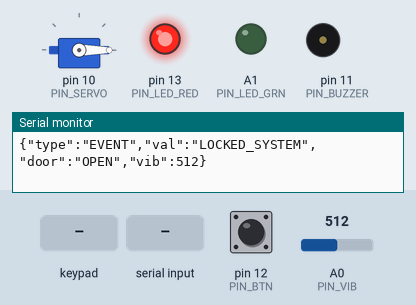
The sketch below on a simulated Arduino Uno, built with avr-gcc and run on an emulated ATmega328P. Parts: servo, output pins drawn as LEDs (lit = HIGH), buzzer (waves = sounding), the last lines printed to the serial monitor. Inputs (shaded band) come from the test bench; at power-on: A0 (PIN_VIB) = 512, pin 12 (PIN_BTN) HIGH.

Above: at 1.3 s.
1.4 s: A0 (PIN_VIB) set to 890
4.4 s: A0 (PIN_VIB) set to 909
At 5.65 s:
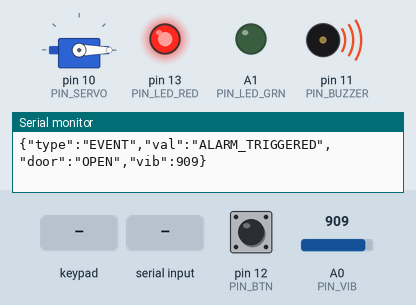
7.4 s: keypad keys 1 2 3 4 # pressed 0.4 s apart
At 9.16 s:
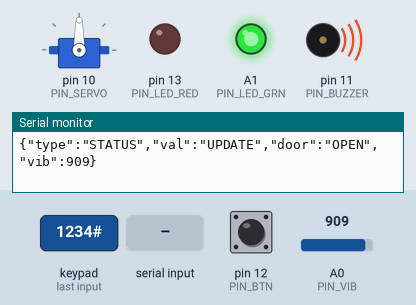
13.9 s: key '#' pressed
16.9 s: "UNLOCK\n" received over Serial
Timing chart, 0 to 20.9 s (numbered marks = the images above; inputs shaded):
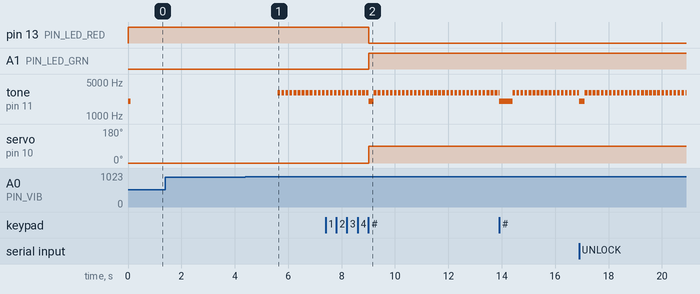

Measured:
- the behaviour switches between 900 and 901 on A0 (PIN_VIB) (found by bisection; images 0 and 1)
- after the input at 4.4 s, tone on pin 11 (PIN_BUZZER): alternates 3000 Hz for 0.10 s and silent for 0.05 s, starting after 1.2 s
- after the input at 7.4 s, pin 13 (PIN_LED_RED): HIGH → LOW after 1.6 s; A1 (PIN_LED_GRN): LOW → HIGH after 1.6 s; servo on pin 10 (PIN_SERVO): 0° → 90° after 1.6 s

The sketch:

sketch.ino
```cpp
#include <Keypad.h>
#include <Servo.h>
#include <ArduinoJson.h>

// --- PINS ---
const int PIN_SERVO = 10;
const int PIN_BUZZER = 11;
const int PIN_BTN = 12;
const int PIN_LED_RED = 13;
const int PIN_LED_GRN = A1;
const int PIN_VIB = A0;

// --- KEYPAD SETUP ---
const byte ROWS = 4;
const byte COLS = 4;
char keys[ROWS][COLS] = {
  {'1','2','3','A'},
  {'4','5','6','B'},
  {'7','8','9','C'},
  {'*','0','#','D'}
};
byte rowPins[ROWS] = {9, 8, 7, 6};
byte colPins[COLS] = {5, 4, 3, 2};
Keypad keypad = Keypad(makeKeymap(keys), rowPins, colPins, ROWS, COLS);

Servo myservo;
String inputCode = "";
const String MASTER_CODE = "1234";
const String ALARM_RESET_CODE = "A";

bool isLocked = true;
bool alarmActive = false;

// --- VARIABLES ---
int strikeCount = 0;
unsigned long lastStrikeTime = 0;
unsigned long lastUpdate = 0;
unsigned long lastAlarmBeep = 0;
int lastDoorState = -1;

// TUNING PARAMETERS
const int VIB_THRESHOLD = 900;
const int COOLDOWN_MS = 300;
const int RESET_WINDOW_MS = 10000;
const int ALARM_TRIGGER_COUNT = 5;

void setup() {
  Serial.begin(9600);
  myservo.attach(PIN_SERVO);
  pinMode(PIN_BUZZER, OUTPUT);
  pinMode(PIN_BTN, INPUT_PULLUP);
  pinMode(PIN_LED_RED, OUTPUT);
  pinMode(PIN_LED_GRN, OUTPUT);

  lastDoorState = digitalRead(PIN_BTN);
  lockDoor("SYSTEM");
}

void loop() {
  // 1. KEYPAD
  char key = keypad.getKey();
  if (key) {
    if (!alarmActive) beep(50);
    if (key == '#') { checkCode(); inputCode = ""; }
    else if (key == '*') { inputCode = ""; beep(200); }
    else { inputCode += key; }
  }

  // 2. SENSORS
  checkSuspiciousVibration();
  checkDoorStatus();

  // 3. ALARM
  if (alarmActive) playWarningSound();

  // 4. REMOTE COMMANDS
  if (Serial.available()) {
    String cmd = Serial.readStringUntil('\n');
    cmd.trim();
    if (cmd == "UNLOCK") unlockDoor("REMOTE");
    if (cmd == "LOCK") lockDoor("REMOTE");
    // NEW: Handle Clear Alarm Command
    if (cmd == "CLEAR_ALARM") clearAlarm("REMOTE");
  }

  // 5. HEARTBEAT
  if (millis() - lastUpdate > 3000) {
    sendJSON("STATUS", "UPDATE");
    lastUpdate = millis();
  }
}

// --- NEW FUNCTION: CLEAR ALARM ---
void clearAlarm(String source) {
  if (alarmActive) {
    alarmActive = false;
    strikeCount = 0;
    sendJSON("EVENT", "ALARM_CLEARED_" + source);
    beep(100); beep(100);
  }
}

void checkDoorStatus() {
  int currentDoorState = digitalRead(PIN_BTN);
  if (currentDoorState != lastDoorState) {
    delay(50);
    if (digitalRead(PIN_BTN) == currentDoorState) {
      if (currentDoorState == HIGH) sendJSON("EVENT", "DOOR_OPEN");
      else sendJSON("EVENT", "DOOR_CLOSED");
      lastDoorState = currentDoorState;
    }
  }
}

void checkSuspiciousVibration() {
  int vibReading = analogRead(PIN_VIB);
  unsigned long now = millis();

  if (vibReading > VIB_THRESHOLD && !alarmActive) {
    if (now - lastStrikeTime > COOLDOWN_MS) {
      strikeCount++;
      lastStrikeTime = now;
      if (strikeCount >= ALARM_TRIGGER_COUNT) {
        alarmActive = true;
        sendJSON("EVENT", "ALARM_TRIGGERED");
        strikeCount = 0;
      }
    }
  }
  if (strikeCount > 0 && (now - lastStrikeTime > RESET_WINDOW_MS)) {
    strikeCount = 0;
  }
}

void playWarningSound() {
  if (millis() - lastAlarmBeep > 150) {
    lastAlarmBeep = millis();
    tone(PIN_BUZZER, 3000, 100);
  }
}

void checkCode() {
  if (inputCode == ALARM_RESET_CODE) {
    // CHANGED: Use the shared function
    clearAlarm("KEYPAD");
    return;
  }

  if (inputCode == MASTER_CODE) {
    if (isLocked) unlockDoor("KEYPAD");
    else lockDoor("KEYPAD");
  } else {
    beep(500);
    sendJSON("EVENT", "AUTH_FAIL");
  }
}

void unlockDoor(String source) {
  myservo.write(90);
  isLocked = false;
  digitalWrite(PIN_LED_RED, LOW);
  digitalWrite(PIN_LED_GRN, HIGH);
  beep(200);
  sendJSON("EVENT", "UNLOCKED_" + source);
}

void lockDoor(String source) {
  myservo.write(0);
  isLocked = true;
  digitalWrite(PIN_LED_RED, HIGH);
  digitalWrite(PIN_LED_GRN, LOW);
  beep(100);
  sendJSON("EVENT", "LOCKED_" + source);
}

void beep(int d) {
  tone(PIN_BUZZER, 2000, d);
  delay(d);
}

void sendJSON(String type, String val) {
  StaticJsonDocument<200> doc;
  doc["type"] = type;
  doc["val"] = val;
  doc["door"] = digitalRead(PIN_BTN) == HIGH ? "OPEN" : "CLOSED";
  doc["vib"] = analogRead(PIN_VIB);
  serializeJson(doc, Serial);
  Serial.println();
}
```
